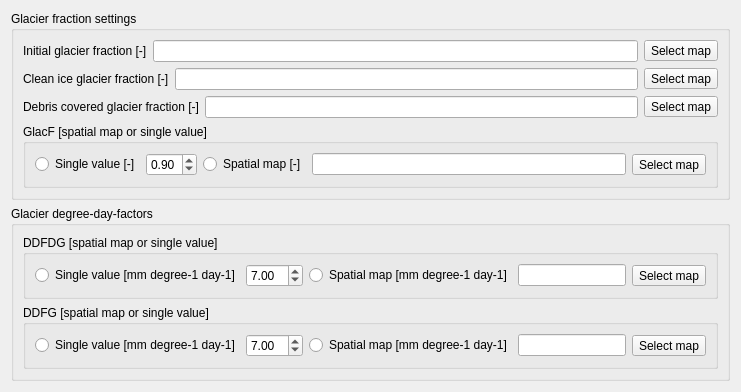
     <widget class="QWidget" name="glaciersTab">
      <attribute name="title">
       <string>Glaciers</string>
      </attribute>
      <layout class="QFormLayout" name="formLayout_17">
       <item row="0" column="0" colspan="2">
        <widget class="QGroupBox" name="groupBox_16">
         <property name="title">
          <string>Glacier fraction settings</string>
         </property>
         <layout class="QVBoxLayout" name="verticalLayout_12">
          <item>
           <layout class="QHBoxLayout" name="horizontalLayout_65">
            <item>
             <widget class="QLabel" name="initGlacFracLabel">
              <property name="text">
               <string>Initial glacier fraction [-]</string>
              </property>
             </widget>
            </item>
            <item>
             <widget class="QLineEdit" name="initGlacFracLineEdit">
              <property name="readOnly">
               <bool>true</bool>
              </property>
             </widget>
            </item>
            <item>
             <widget class="QToolButton" name="selectInitGlacFracMapButton">
              <property name="text">
               <string>Select map</string>
              </property>
             </widget>
            </item>
           </layout>
          </item>
          <item>
           <layout class="QHBoxLayout" name="horizontalLayout_66">
            <item>
             <widget class="QLabel" name="cIFracLabel">
              <property name="text">
               <string>Clean ice glacier fraction [-]</string>
              </property>
             </widget>
            </item>
            <item>
             <widget class="QLineEdit" name="cIFracLineEdit">
              <property name="readOnly">
               <bool>true</bool>
              </property>
             </widget>
            </item>
            <item>
             <widget class="QToolButton" name="selectCIFracMapButton">
              <property name="text">
               <string>Select map</string>
              </property>
             </widget>
            </item>
           </layout>
          </item>
          <item>
           <layout class="QHBoxLayout" name="horizontalLayout_67">
            <item>
             <widget class="QLabel" name="dBFracLabel">
              <property name="text">
               <string>Debris covered glacier fraction [-]</string>
              </property>
             </widget>
            </item>
            <item>
             <widget class="QLineEdit" name="dBFracLineEdit">
              <property name="readOnly">
               <bool>true</bool>
              </property>
             </widget>
            </item>
            <item>
             <widget class="QToolButton" name="selectDBFracMapButton">
              <property name="text">
               <string>Select map</string>
              </property>
             </widget>
            </item>
           </layout>
          </item>
          <item>
           <widget class="QGroupBox" name="groupBox_19">
            <property name="title">
             <string>GlacF [spatial map or single value]</string>
            </property>
            <layout class="QGridLayout" name="gridLayout_7">
             <item row="0" column="1">
              <layout class="QHBoxLayout" name="horizontalLayout_68">
               <item>
                <widget class="QRadioButton" name="glacRoFracMapRadioButton">
                 <property name="text">
                  <string>Spatial map [-]</string>
                 </property>
                </widget>
               </item>
               <item>
                <widget class="QLineEdit" name="glacRoFracLineEdit">
                 <property name="readOnly">
                  <bool>true</bool>
                 </property>
                </widget>
               </item>
               <item>
                <widget class="QToolButton" name="selectGlacRoFracMapButton">
                 <property name="text">
                  <string>Select map</string>
                 </property>
                </widget>
               </item>
              </layout>
             </item>
             <item row="0" column="0">
              <layout class="QHBoxLayout" name="horizontalLayout_69">
               <item>
                <widget class="QRadioButton" name="glacRoFracSingleRadioButton">
                 <property name="text">
                  <string>Single value [-]</string>
                 </property>
                </widget>
               </item>
               <item>
                <widget class="QDoubleSpinBox" name="glacRoFracDoubleSpinBox">
                 <property name="maximum">
                  <double>1.000000000000000</double>
                 </property>
                 <property name="singleStep">
                  <double>0.010000000000000</double>
                 </property>
                 <property name="value">
                  <double>0.900000000000000</double>
                 </property>
                </widget>
               </item>
              </layout>
             </item>
            </layout>
           </widget>
          </item>
         </layout>
        </widget>
       </item>
       <item row="1" column="0" colspan="2">
        <widget class="QGroupBox" name="groupBox_17">
         <property name="title">
          <string>Glacier degree-day-factors</string>
         </property>
         <layout class="QVBoxLayout" name="verticalLayout_13">
          <item>
           <widget class="QGroupBox" name="groupBox_18">
            <property name="title">
             <string>DDFDG [spatial map or single value]</string>
            </property>
            <layout class="QHBoxLayout" name="horizontalLayout_71">
             <item>
              <layout class="QHBoxLayout" name="horizontalLayout_70">
               <item>
                <widget class="QRadioButton" name="DDFDGSingleRadioButton">
                 <property name="text">
                  <string>Single value [mm degree-1 day-1]</string>
                 </property>
                </widget>
               </item>
               <item>
                <widget class="QDoubleSpinBox" name="DDFDGDoubleSpinBox">
                 <property name="minimum">
                  <double>1.000000000000000</double>
                 </property>
                 <property name="maximum">
                  <double>20.000000000000000</double>
                 </property>
                 <property name="singleStep">
                  <double>0.500000000000000</double>
                 </property>
                 <property name="value">
                  <double>7.000000000000000</double>
                 </property>
                </widget>
               </item>
              </layout>
             </item>
             <item>
              <layout class="QHBoxLayout" name="horizontalLayout_72">
               <item>
                <widget class="QRadioButton" name="DDFDGMapRadioButton">
                 <property name="text">
                  <string>Spatial map [mm degree-1 day-1]</string>
                 </property>
                </widget>
               </item>
               <item>
                <widget class="QLineEdit" name="DDFDGLineEdit">
                 <property name="readOnly">
                  <bool>true</bool>
                 </property>
                </widget>
               </item>
               <item>
                <widget class="QToolButton" name="selectDDFDGMapButton">
                 <property name="text">
                  <string>Select map</string>
                 </property>
                </widget>
               </item>
              </layout>
             </item>
            </layout>
           </widget>
          </item>
          <item>
           <widget class="QGroupBox" name="groupBox_20">
            <property name="title">
             <string>DDFG [spatial map or single value]</string>
            </property>
            <layout class="QHBoxLayout" name="horizontalLayout_73">
             <item>
              <layout class="QHBoxLayout" name="horizontalLayout_74">
               <item>
                <widget class="QRadioButton" name="DDFGSingleRadioButton">
                 <property name="text">
                  <string>Single value [mm degree-1 day-1]</string>
                 </property>
                </widget>
               </item>
               <item>
                <widget class="QDoubleSpinBox" name="DDFGDoubleSpinBox">
                 <property name="minimum">
                  <double>1.000000000000000</double>
                 </property>
                 <property name="maximum">
                  <double>20.000000000000000</double>
                 </property>
                 <property name="value">
                  <double>7.000000000000000</double>
                 </property>
                </widget>
               </item>
              </layout>
             </item>
             <item>
              <layout class="QHBoxLayout" name="horizontalLayout_75">
               <item>
                <widget class="QRadioButton" name="DDFGMapRadioButton">
                 <property name="text">
                  <string>Spatial map [mm degree-1 day-1]</string>
                 </property>
                </widget>
               </item>
               <item>
                <widget class="QLineEdit" name="DDFGLineEdit">
                 <property name="readOnly">
                  <bool>true</bool>
                 </property>
                </widget>
               </item>
               <item>
                <widget class="QToolButton" name="selectDDFGMapButton">
                 <property name="text">
                  <string>Select map</string>
                 </property>
                </widget>
               </item>
              </layout>
             </item>
            </layout>
           </widget>
          </item>
         </layout>
        </widget>
       </item>
      </layout>
     </widget>
